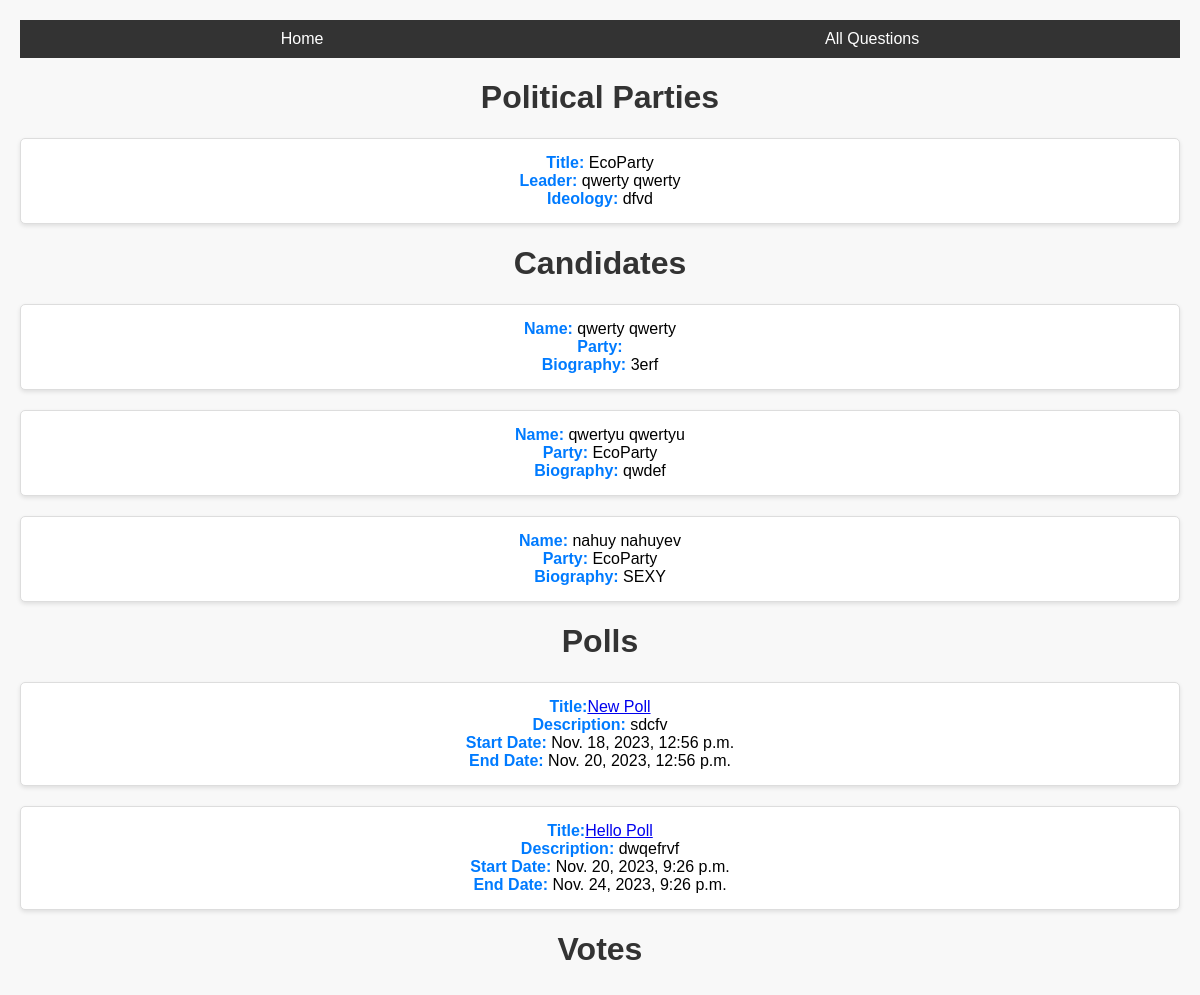
The app's page /, older data.
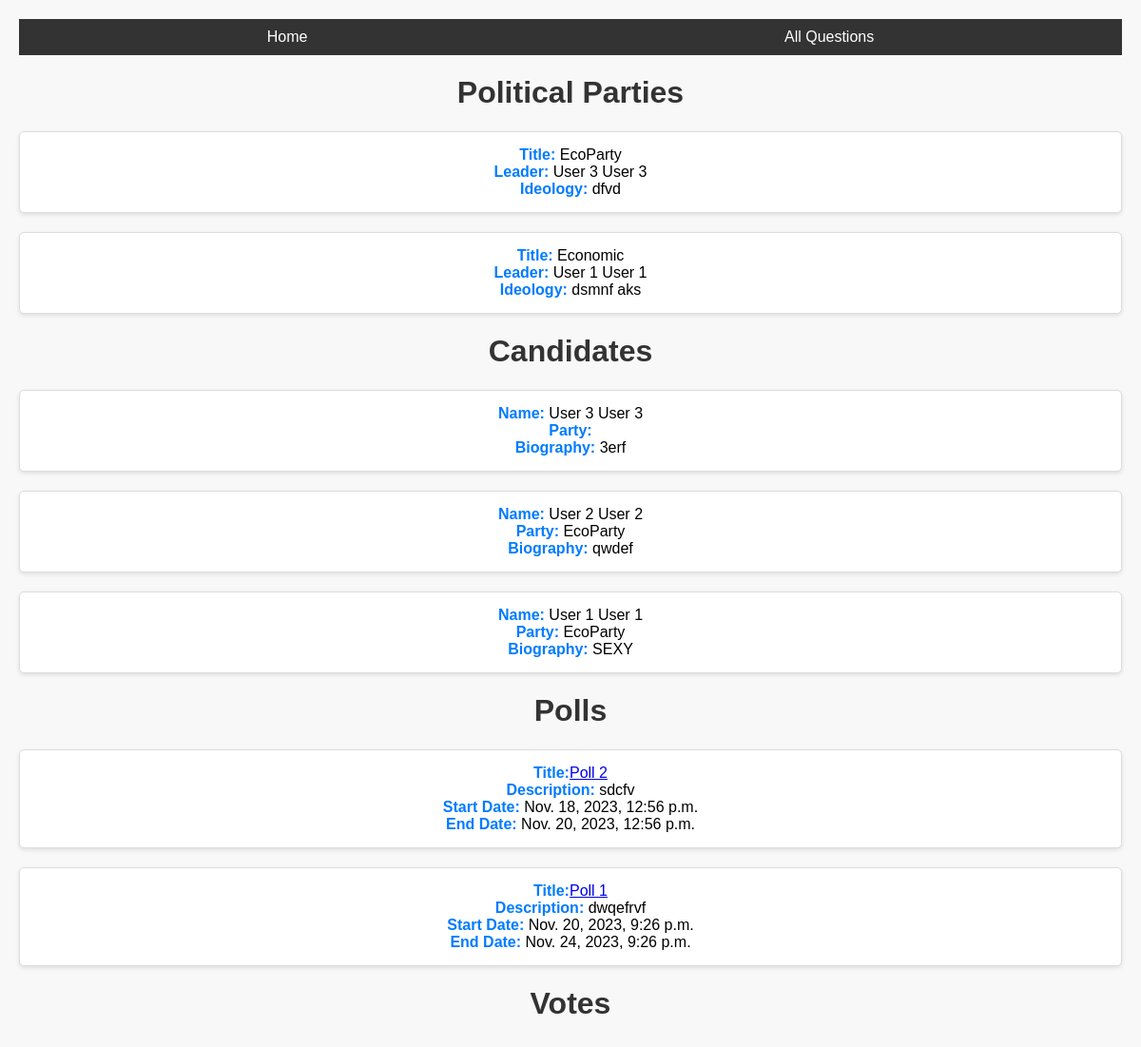
The same page, newer data.
### polling_system/models.py (models this page shows, shortened)
class PoliticalParty(models.Model):
    title = models.CharField(max_length=100, unique=True)
    logo = models.ImageField(upload_to='', null=True, blank=True)
    leader = models.OneToOneField('polling_system.Candidate', on_delete=models.SET_NULL, null=True, blank=True)
    ideology = models.TextField()
    year_founded = models.PositiveIntegerField()
    headquarters_location = models.CharField(max_length=255)
    motto_or_slogan = models.CharField(max_length=255)
    manifesto = models.TextField()
    current_seats_held = models.PositiveIntegerField(default=0)
    historical_performance = models.TextField()
    campaign_focus = models.TextField()
    social_media_links = models.URLField(max_length=255, blank=True, null=True)
    contact_information = models.TextField()
    affiliated_organizations = models.TextField()
    previous_election_results = models.TextField()
    coalition_partners = models.TextField(blank=True, null=True)
    international_affiliations = models.TextField(blank=True, null=True)

class Candidate(models.Model):
    user = models.OneToOneField(UserCustom, on_delete=models.CASCADE, primary_key=True)
    avatar = models.ImageField(upload_to='', null=True, blank=True)
    party = models.ForeignKey(PoliticalParty, on_delete=models.SET_NULL, null=True, blank=True)
    biography = models.TextField()
    campaign_promises = models.TextField()
    contact_information = models.TextField()
    education = models.TextField()
    professional_experience = models.TextField()
    public_service_record = models.TextField()
    social_media_links = models.CharField(max_length=255, blank=True, null=True)
    campaign_slogan = models.CharField(max_length=255)
    endorsements = models.TextField()
    campaign_events_schedule = models.TextField()
    previous_voting_record = models.TextField()
    languages_spoken = models.CharField(max_length=255)
    votes = models.PositiveIntegerField(default=0)

class UserCustom(AbstractUser):
    first_name = models.CharField(max_length=75)
    family_name = models.CharField(max_length=75, null=True, blank=True)
    fathers_name = models.CharField(max_length=75, null=True, blank=True)
    date_of_birth = models.DateField(null=True, blank=True)
    contact_number = models.CharField(max_length=15, blank=True)
    is_candidate = models.BooleanField(default=False)

class Poll(models.Model):
    title = models.CharField(max_length=255)
    description = models.TextField()
    start_date = models.DateTimeField()
    end_date = models.DateTimeField()
    candidates = models.ManyToManyField('Candidate', related_name='polls', blank=True)

### polling_system/views.py (the view)
# urls.py: path('', views.index, name='index'),
def index(request):
    political_parties = PoliticalParty.objects.all()
    polls = Poll.objects.all()
    candidates = Candidate.objects.all()
    votes = Vote.objects.all()
    context = {
        'political_parties': political_parties,
        'polls': polls,
        'candidates': candidates,
        'votes': votes,
    }
    return render(request, 'main.html', context)

### polling_system/templates/main.html (shortened to what this page needs)
{% extends 'base_generator.html' %}
{% load static %}
{% block head %}
    <link rel="stylesheet" href="{% static 'polling_system/main.css' %}">
{% endblock %}
{% block content %}
    <h1>Political Parties</h1>
    <ul>
        {% for party in political_parties %}
            <li>
                <strong>Title:</strong> {{ party.title }}<br>
                <strong>Leader:</strong> {{ party.leader.user.first_name }} {{ party.leader.user.family_name }}<br>
                <strong>Ideology:</strong> {{ party.ideology }}<br>
            </li>
        {% endfor %}
    </ul>
    <h1>Candidates</h1>
    <ul>
        {% for candidate in candidates %}
            <li>
                <strong>Name:</strong> {{ candidate.user.first_name }} {{ candidate.user.family_name }}<br>
                <strong>Party:</strong> {{ candidate.party.title }}<br>
                <strong>Biography:</strong> {{ candidate.biography }}<br>
            </li>
        {% endfor %}
    </ul>
    <h1>Polls</h1>
    <ul>
        {% for poll in polls %}
            <li>
                <strong>Title:</strong><a href="{% url 'poll_detail' poll.id %}">{{ poll.title }}</a><br>
                <strong>Description:</strong> {{ poll.description }}<br>
                <strong>Start Date:</strong> {{ poll.start_date }}<br>
                <strong>End Date:</strong> {{ poll.end_date }}<br>
            </li>
        {% endfor %}
    </ul>
    <h1>Votes</h1>
{% endblock %}

### polling_system/templates/base_generator.html (shortened to what this page needs)
{% load static %}
<!DOCTYPE html>
<html lang="en">
<head>
    <link rel="stylesheet" href="{% static 'polling_system/base_generator.css' %}">
    {% block head %}{% endblock %}
</head>
<body>
    <header>
        <nav class="navbar">
            <a href="#">Home</a>
            <a href="#">All Questions</a>
        </nav>
    </header>
    {% block content %}{% endblock %}
</body>
</html>

### polling_system/static/polling_system/base_generator.css (style rules this page uses)
body { font-family: Arial, sans-serif; margin: 0; padding: 0; }
header { background-color: #333; color: white; padding: 10px; }
.navbar { display: flex; justify-content: space-around; }
.navbar a { color: white; text-decoration: none; }

### polling_system/static/polling_system/main.css (style rules this page uses)
body { font-family: 'Arial', sans-serif; background-color: #f8f8f8; margin: 0; padding: 20px; text-align: center; }
h1 { color: #333; }
ul { list-style-type: none; padding: 0; margin: 20px 0; }
li { background-color: #fff; border: 1px solid #ddd; border-radius: 5px; margin-bottom: 20px; padding: 15px; box-shadow: 0 2px 4px rgba(0, 0, 0, 0.1); }
strong { color: #007BFF; }

Row changes from the older to the newer data that the page shows:
changed through a linked row, PoliticalParty "EcoParty": leader.user.first_name "qwerty" → "User 3"; leader.user.family_name "qwerty" → "User 3"
added PoliticalParty: title "Economic", leader.user.first_name "User 1", leader.user.family_name "User 1", ideology "dsmnf aks"
changed through a linked row, Candidate "3erf": user.first_name "qwerty" → "User 3"; user.family_name "qwerty" → "User 3"
changed through a linked row, Candidate "qwdef": user.first_name "qwertyu" → "User 2"; user.family_name "qwertyu" → "User 2"
changed through a linked row, Candidate "SEXY": user.first_name "nahuy" → "User 1"; user.family_name "nahuyev" → "User 1"
changed Poll "sdcfv": title "New Poll" → "Poll 2"
changed Poll "dwqefrvf": title "Hello Poll" → "Poll 1"
